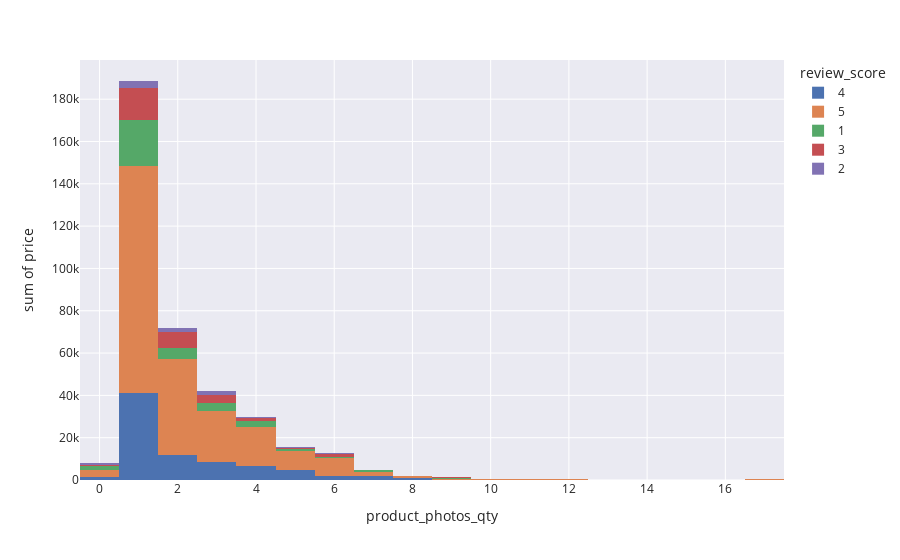

The notebook cell this image was saved under:
### Markdown cell above
Our final visualization is a histogram with the product photo quantity on the x-axis, the price on the y-axis, and the review score as the color. This graph shows the distribution of product photo quanitities, which have a tail on the right side. Each individual bar has a unique distribution of review scores, and this is important to visualizize before adding this feature into our model so we understand how it can affect our review score.

### Code cell
import matplotlib.pyplot as plt
import plotly.express as px
import seaborn as sns

plot1 = sns.displot(df_olist, x="order_delivered_offset", hue="review_score", kind="kde", fill=True).set(xlabel="Order Delivered Offset (Days)")
plt.show()

plot2 = sns.displot(df_olist, x="review_score", kind="kde", fill=True).set(xlabel="Review Score")
plt.show()

fig = px.histogram(df_olist, x='product_photos_qty', y='price', color="review_score", template='seaborn')
fig.show()

### Figure 1 — Plotly figure (JSON) as saved in the notebook; plotly's stock layout.template omitted (floating-point values rounded to 4 significant figures; data arrays with more than 128 entries replaced by an {"elided": "..."} marker saying what was removed)
{"data": [{"alignmentgroup": "True", "bingroup": "x", "histfunc": "sum", "hovertemplate": "review_score=4<br>product_photos_qty=%{x}<br>sum of price=%{y}<extra></extra>", "legendgroup": "4", "marker": {"color": "rgb(76,114,176)", "pattern": {"shape": ""}}, "name": "4", "offsetgroup": "4", "orientation": "v", "showlegend": true, "type": "histogram", "x": {"elided": "566 int values"}, "xaxis": "x", "y": {"elided": "566 float values"}, "yaxis": "y"}, {"alignmentgroup": "True", "bingroup": "x", "histfunc": "sum", "hovertemplate": "review_score=5<br>product_photos_qty=%{x}<br>sum of price=%{y}<extra></extra>", "legendgroup": "5", "marker": {"color": "rgb(221,132,82)", "pattern": {"shape": ""}}, "name": "5", "offsetgroup": "5", "orientation": "v", "showlegend": true, "type": "histogram", "x": {"elided": "1842 int values"}, "xaxis": "x", "y": {"elided": "1842 float values"}, "yaxis": "y"}, {"alignmentgroup": "True", "bingroup": "x", "histfunc": "sum", "hovertemplate": "review_score=1<br>product_photos_qty=%{x}<br>sum of price=%{y}<extra></extra>", "legendgroup": "1", "marker": {"color": "rgb(85,168,104)", "pattern": {"shape": ""}}, "name": "1", "offsetgroup": "1", "orientation": "v", "showlegend": true, "type": "histogram", "x": {"elided": "332 int values"}, "xaxis": "x", "y": {"elided": "332 float values"}, "yaxis": "y"}, {"alignmentgroup": "True", "bingroup": "x", "histfunc": "sum", "hovertemplate": "review_score=3<br>product_photos_qty=%{x}<br>sum of price=%{y}<extra></extra>", "legendgroup": "3", "marker": {"color": "rgb(196,78,82)", "pattern": {"shape": ""}}, "name": "3", "offsetgroup": "3", "orientation": "v", "showlegend": true, "type": "histogram", "x": {"elided": "262 int values"}, "xaxis": "x", "y": {"elided": "262 float values"}, "yaxis": "y"}, {"alignmentgroup": "True", "bingroup": "x", "histfunc": "sum", "hovertemplate": "review_score=2<br>product_photos_qty=%{x}<br>sum of price=%{y}<extra></extra>", "legendgroup": "2", "marker": {"color": "rgb(129,114,179)", "pattern": {"shape": ""}}, "name": "2", "offsetgroup": "2", "orientation": "v", "showlegend": true, "type": "histogram", "x": [2, 2, 1, 0, 1, 1, 4, 1, 1, 1, 2, 3, 1, 1, 1, 4, 7, 2, 1, 2, 2, 1, 0, 5, 3, 2, 0, 3, 6, 1, 2, 1, 1, 2, 1, 1, 1, 3, 2, 3, 2, 0, 1, 3, 1, 1, 2, 1, 2, 2, 1, 1, 1, 3, 1, 1, 3, 4, 3, 1, 3, 3, 1, 2, 4, 2, 7, 4, 1, 1, 6, 3, 3, 8, 0, 1, 1, 1, 1, 1, 5, 1, 4, 1, 1, 1, 1, 4, 1, 1, 1, 1, 1], "xaxis": "x", "y": [639, 99.99, 48.9, 49, 39.9, 110.9, 35.9, 39, 59.9, 79, 13.99, 107.9, 53.9, 399.9, 59.9, 21.33, 5.53, 169, 59.9, 189, 148, 35, 738.9, 170.0, 19, 89, 89, 104.9, 199, 39.9, 12.97, 125, 178, 30.9, 21.99, 75.9, 44, 59.9, 24, 74.99, 128.2, 89, 57.49, 57.9, 38.9, 41.3, 119.9, 129.9, 49, 44.99, 69.99, 49, 89.99, 54.9, 39.99, 37.9, 649, 56.99, 105, 24.5, 37.5, 349, 54.49, 129.9, 56.99, 177.0, 69, 100, 28, 39.9, 84.9, 53.24, 169, 28.9, 24.99, 29.99, 19.9, 28.58, 10.99, 261.6, 84.9, 55.9, 89.9, 119.5, 49, 25.27, 23.2, 124.9, 79, 93.49, 27.99, 199.9, 139], "yaxis": "y"}], "layout": {"barmode": "relative", "legend": {"title": {"text": "review_score"}, "tracegroupgap": 0}, "margin": {"t": 60}, "xaxis": {"anchor": "y", "domain": [0, 1], "title": {"text": "product_photos_qty"}}, "yaxis": {"anchor": "x", "domain": [0, 1], "title": {"text": "sum of price"}}}}
